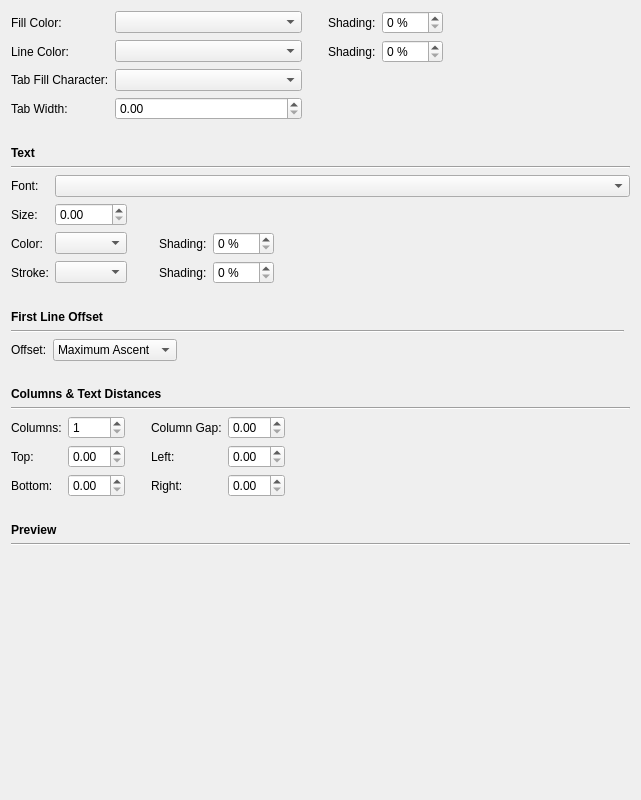
         <widget class="QWidget" name="scrollAreaWidgetContents">
          <property name="geometry">
           <rect>
            <x>0</x>
            <y>0</y>
            <width>641</width>
            <height>800</height>
           </rect>
          </property>
          <layout class="QGridLayout" name="gridLayout_5">
           <item row="11" column="0" colspan="3">
            <spacer name="verticalSpacer_3">
             <property name="orientation">
              <enum>Qt::Orientation::Vertical</enum>
             </property>
             <property name="sizeType">
              <enum>QSizePolicy::Policy::Fixed</enum>
             </property>
             <property name="sizeHint" stdset="0">
              <size>
               <width>20</width>
               <height>20</height>
              </size>
             </property>
            </spacer>
           </item>
           <item row="19" column="0" colspan="2">
            <spacer name="verticalSpacer">
             <property name="orientation">
              <enum>Qt::Orientation::Vertical</enum>
             </property>
             <property name="sizeType">
              <enum>QSizePolicy::Policy::Fixed</enum>
             </property>
             <property name="sizeHint" stdset="0">
              <size>
               <width>20</width>
               <height>20</height>
              </size>
             </property>
            </spacer>
           </item>
           <item row="8" column="0">
            <widget class="QLabel" name="label_19">
             <property name="font">
              <font>
               <bold>true</bold>
              </font>
             </property>
             <property name="text">
              <string>Text</string>
             </property>
            </widget>
           </item>
           <item row="2" column="1">
            <widget class="QLabel" name="label_43">
             <property name="text">
              <string/>
             </property>
            </widget>
           </item>
           <item row="1" column="1">
            <widget class="QLabel" name="label_42">
             <property name="text">
              <string/>
             </property>
            </widget>
           </item>
           <item row="18" column="0">
            <layout class="QGridLayout" name="gridLayout_3">
             <item row="2" column="4">
              <widget class="ScrSpinBox" name="rightTextDistanceSpinBox"/>
             </item>
             <item row="0" column="4">
              <widget class="ScrSpinBox" name="textColumnGapSpinBox"/>
             </item>
             <item row="0" column="1">
              <widget class="QSpinBox" name="textColumnsSpinBox">
               <property name="minimum">
                <number>1</number>
               </property>
              </widget>
             </item>
             <item row="1" column="1">
              <widget class="ScrSpinBox" name="topTextDistanceSpinBox"/>
             </item>
             <item row="1" column="0">
              <widget class="QLabel" name="TopLabel">
               <property name="text">
                <string>Top:</string>
               </property>
              </widget>
             </item>
             <item row="1" column="4">
              <widget class="ScrSpinBox" name="leftTextDistanceSpinBox"/>
             </item>
             <item row="2" column="0">
              <widget class="QLabel" name="BottomLabel">
               <property name="text">
                <string>Bottom:</string>
               </property>
              </widget>
             </item>
             <item row="1" column="3">
              <widget class="QLabel" name="LefLabel">
               <property name="text">
                <string>Left:</string>
               </property>
              </widget>
             </item>
             <item row="0" column="0">
              <widget class="QLabel" name="ColumnsLabel">
               <property name="text">
                <string>Columns:</string>
               </property>
              </widget>
             </item>
             <item row="0" column="3">
              <widget class="QLabel" name="ColumnGapLabel">
               <property name="text">
                <string>Column Gap:</string>
               </property>
              </widget>
             </item>
             <item row="2" column="1">
              <widget class="ScrSpinBox" name="bottomTextDistanceSpinBox"/>
             </item>
             <item row="2" column="3">
              <widget class="QLabel" name="RightLabel">
               <property name="text">
                <string>Right:</string>
               </property>
              </widget>
             </item>
             <item row="0" column="2" rowspan="3">
              <spacer name="horizontalSpacer_9">
               <property name="orientation">
                <enum>Qt::Orientation::Horizontal</enum>
               </property>
               <property name="sizeType">
                <enum>QSizePolicy::Policy::Fixed</enum>
               </property>
               <property name="sizeHint" stdset="0">
                <size>
                 <width>20</width>
                 <height>20</height>
                </size>
               </property>
              </spacer>
             </item>
            </layout>
           </item>
           <item row="22" column="0" colspan="3">
            <widget class="QLabel" name="textPreviewWidget">
             <property name="sizePolicy">
              <sizepolicy hsizetype="Expanding" vsizetype="Preferred">
               <horstretch>0</horstretch>
               <verstretch>0</verstretch>
              </sizepolicy>
             </property>
             <property name="minimumSize">
              <size>
               <width>400</width>
               <height>100</height>
              </size>
             </property>
             <property name="frameShape">
              <enum>QFrame::Shape::NoFrame</enum>
             </property>
             <property name="text">
              <string/>
             </property>
            </widget>
           </item>
           <item row="16" column="0">
            <widget class="QLabel" name="ColumnsAndTextDistances">
             <property name="font">
              <font>
               <bold>true</bold>
              </font>
             </property>
             <property name="text">
              <string>Columns &amp; Text Distances</string>
             </property>
            </widget>
           </item>
           <item row="10" column="0" colspan="3">
            <layout class="QGridLayout" name="gridLayout_4">
             <item row="3" column="3">
              <widget class="QLabel" name="textColorStrokeLabel">
               <property name="text">
                <string>Shading:</string>
               </property>
              </widget>
             </item>
             <item row="3" column="1">
              <widget class="ColorCombo" name="textStrokeColorComboBox"/>
             </item>
             <item row="3" column="4">
              <widget class="QSpinBox" name="textStrokeShadingSpinBox">
               <property name="suffix">
                <string> %</string>
               </property>
               <property name="maximum">
                <number>100</number>
               </property>
              </widget>
             </item>
             <item row="2" column="3">
              <widget class="QLabel" name="textColorShadingLabel">
               <property name="text">
                <string>Shading:</string>
               </property>
              </widget>
             </item>
             <item row="3" column="0">
              <widget class="QLabel" name="StrokeLabel">
               <property name="text">
                <string>Stroke:</string>
               </property>
              </widget>
             </item>
             <item row="2" column="4">
              <widget class="QSpinBox" name="textColorShadingSpinBox">
               <property name="suffix">
                <string> %</string>
               </property>
               <property name="maximum">
                <number>100</number>
               </property>
              </widget>
             </item>
             <item row="0" column="0">
              <widget class="QLabel" name="FontLabel">
               <property name="text">
                <string>Font:</string>
               </property>
              </widget>
             </item>
             <item row="1" column="1">
              <widget class="ScrSpinBox" name="textSizeSpinBox"/>
             </item>
             <item row="2" column="0">
              <widget class="QLabel" name="textColorLabel">
               <property name="text">
                <string>Color:</string>
               </property>
              </widget>
             </item>
             <item row="2" column="1">
              <widget class="ColorCombo" name="textColorComboBox"/>
             </item>
             <item row="1" column="0">
              <widget class="QLabel" name="SizeLabel">
               <property name="text">
                <string>Size:</string>
               </property>
              </widget>
             </item>
             <item row="2" column="2">
              <spacer name="horizontalSpacer_2">
               <property name="orientation">
                <enum>Qt::Orientation::Horizontal</enum>
               </property>
               <property name="sizeType">
                <enum>QSizePolicy::Policy::Fixed</enum>
               </property>
               <property name="sizeHint" stdset="0">
                <size>
                 <width>20</width>
                 <height>20</height>
                </size>
               </property>
              </spacer>
             </item>
             <item row="1" column="5" rowspan="3">
              <spacer name="horizontalSpacer">
               <property name="orientation">
                <enum>Qt::Orientation::Horizontal</enum>
               </property>
               <property name="sizeHint" stdset="0">
                <size>
                 <width>40</width>
                 <height>20</height>
                </size>
               </property>
              </spacer>
             </item>
             <item row="0" column="1" colspan="5">
              <widget class="FontCombo" name="textFontComboBox"/>
             </item>
            </layout>
           </item>
           <item row="7" column="0" colspan="2">
            <spacer name="verticalSpacer_2">
             <property name="orientation">
              <enum>Qt::Orientation::Vertical</enum>
             </property>
             <property name="sizeType">
              <enum>QSizePolicy::Policy::Fixed</enum>
             </property>
             <property name="sizeHint" stdset="0">
              <size>
               <width>20</width>
               <height>20</height>
              </size>
             </property>
            </spacer>
           </item>
           <item row="0" column="0" rowspan="3" colspan="3">
            <layout class="QGridLayout" name="gridLayout_2">
             <item row="1" column="0">
              <widget class="QLabel" name="textLineColorLabel">
               <property name="text">
                <string>Line Color:</string>
               </property>
              </widget>
             </item>
             <item row="3" column="1">
              <widget class="ScrSpinBox" name="textTabWidthSpinBox"/>
             </item>
             <item row="1" column="1">
              <widget class="ColorCombo" name="textFrameLineColorComboBox">
               <property name="sizePolicy">
                <sizepolicy hsizetype="MinimumExpanding" vsizetype="Fixed">
                 <horstretch>0</horstretch>
                 <verstretch>0</verstretch>
                </sizepolicy>
               </property>
              </widget>
             </item>
             <item row="2" column="0">
              <widget class="QLabel" name="TabFillCharacterLabel">
               <property name="text">
                <string>Tab Fill Character:</string>
               </property>
              </widget>
             </item>
             <item row="1" column="4">
              <widget class="QSpinBox" name="textFrameLineShadingSpinBox">
               <property name="suffix">
                <string> %</string>
               </property>
               <property name="maximum">
                <number>100</number>
               </property>
              </widget>
             </item>
             <item row="0" column="3">
              <widget class="QLabel" name="textFillColorShadingLabel">
               <property name="sizePolicy">
                <sizepolicy hsizetype="Preferred" vsizetype="Preferred">
                 <horstretch>0</horstretch>
                 <verstretch>0</verstretch>
                </sizepolicy>
               </property>
               <property name="text">
                <string>Shading:</string>
               </property>
              </widget>
             </item>
             <item row="0" column="1">
              <widget class="ColorCombo" name="textFrameFillColorComboBox">
               <property name="sizePolicy">
                <sizepolicy hsizetype="MinimumExpanding" vsizetype="Fixed">
                 <horstretch>0</horstretch>
                 <verstretch>0</verstretch>
                </sizepolicy>
               </property>
              </widget>
             </item>
             <item row="3" column="0">
              <widget class="QLabel" name="TabWidthLabel">
               <property name="text">
                <string>Tab Width:</string>
               </property>
              </widget>
             </item>
             <item row="1" column="3">
              <widget class="QLabel" name="textLineColorShadingLabel">
               <property name="sizePolicy">
                <sizepolicy hsizetype="Preferred" vsizetype="Preferred">
                 <horstretch>0</horstretch>
                 <verstretch>0</verstretch>
                </sizepolicy>
               </property>
               <property name="text">
                <string>Shading:</string>
               </property>
              </widget>
             </item>
             <item row="0" column="4">
              <widget class="QSpinBox" name="textFrameFillShadingSpinBox">
               <property name="suffix">
                <string> %</string>
               </property>
               <property name="maximum">
                <number>100</number>
               </property>
              </widget>
             </item>
             <item row="2" column="1">
              <widget class="QComboBox" name="textTabFillCharComboBox">
               <property name="sizePolicy">
                <sizepolicy hsizetype="MinimumExpanding" vsizetype="Fixed">
                 <horstretch>0</horstretch>
                 <verstretch>0</verstretch>
                </sizepolicy>
               </property>
              </widget>
             </item>
             <item row="0" column="0">
              <widget class="QLabel" name="textFillColorLabel">
               <property name="text">
                <string>Fill Color:</string>
               </property>
              </widget>
             </item>
             <item row="0" column="5">
              <spacer name="horizontalSpacer_13">
               <property name="orientation">
                <enum>Qt::Orientation::Horizontal</enum>
               </property>
               <property name="sizeHint" stdset="0">
                <size>
                 <width>40</width>
                 <height>20</height>
                </size>
               </property>
              </spacer>
             </item>
             <item row="0" column="2" rowspan="4">
              <spacer name="horizontalSpacer_8">
               <property name="orientation">
                <enum>Qt::Orientation::Horizontal</enum>
               </property>
               <property name="sizeType">
                <enum>QSizePolicy::Policy::Fixed</enum>
               </property>
               <property name="sizeHint" stdset="0">
                <size>
                 <width>20</width>
                 <height>20</height>
                </size>
               </property>
              </spacer>
             </item>
            </layout>
           </item>
           <item row="23" column="0">
            <spacer name="verticalSpacer_10">
             <property name="orientation">
              <enum>Qt::Orientation::Vertical</enum>
             </property>
             <property name="sizeHint" stdset="0">
              <size>
               <width>20</width>
               <height>40</height>
              </size>
             </property>
            </spacer>
           </item>
           <item row="20" column="0">
            <widget class="QLabel" name="label_11">
             <property name="font">
              <font>
               <bold>true</bold>
              </font>
             </property>
             <property name="text">
              <string>Preview</string>
             </property>
            </widget>
           </item>
           <item row="12" column="0">
            <widget class="QLabel" name="label_2">
             <property name="font">
              <font>
               <bold>true</bold>
              </font>
             </property>
             <property name="text">
              <string>First Line Offset</string>
             </property>
            </widget>
           </item>
           <item row="9" column="0" colspan="3">
            <widget class="Line" name="line_5">
             <property name="orientation">
              <enum>Qt::Orientation::Horizontal</enum>
             </property>
            </widget>
           </item>
           <item row="17" column="0" colspan="3">
            <widget class="Line" name="line_6">
             <property name="orientation">
              <enum>Qt::Orientation::Horizontal</enum>
             </property>
            </widget>
           </item>
           <item row="13" column="0" colspan="2">
            <widget class="Line" name="line_7">
             <property name="orientation">
              <enum>Qt::Orientation::Horizontal</enum>
             </property>
            </widget>
           </item>
           <item row="21" column="0" colspan="3">
            <widget class="Line" name="line_3">
             <property name="orientation">
              <enum>Qt::Orientation::Horizontal</enum>
             </property>
            </widget>
           </item>
           <item row="18" column="1">
            <spacer name="horizontalSpacer_15">
             <property name="orientation">
              <enum>Qt::Orientation::Horizontal</enum>
             </property>
             <property name="sizeHint" stdset="0">
              <size>
               <width>40</width>
               <height>20</height>
              </size>
             </property>
            </spacer>
           </item>
           <item row="15" column="0" colspan="2">
            <spacer name="verticalSpacer_13">
             <property name="orientation">
              <enum>Qt::Orientation::Vertical</enum>
             </property>
             <property name="sizeType">
              <enum>QSizePolicy::Policy::Fixed</enum>
             </property>
             <property name="sizeHint" stdset="0">
              <size>
               <width>20</width>
               <height>20</height>
              </size>
             </property>
            </spacer>
           </item>
           <item row="14" column="0" colspan="2">
            <layout class="QGridLayout" name="gridLayout_8">
             <item row="0" column="0">
              <widget class="QLabel" name="label_3">
               <property name="text">
                <string>Offset:</string>
               </property>
              </widget>
             </item>
             <item row="0" column="1">
              <widget class="QComboBox" name="firstLineOffsetComboBox">
               <item>
                <property name="text">
                 <string>Maximum Ascent</string>
                </property>
               </item>
               <item>
                <property name="text">
                 <string>Font Ascent</string>
                </property>
               </item>
               <item>
                <property name="text">
                 <string>Line Spacing</string>
                </property>
               </item>
               <item>
                <property name="text">
                 <string>Baseline Grid</string>
                </property>
               </item>
              </widget>
             </item>
             <item row="0" column="2">
              <spacer name="horizontalSpacer_19">
               <property name="orientation">
                <enum>Qt::Orientation::Horizontal</enum>
               </property>
               <property name="sizeHint" stdset="0">
                <size>
                 <width>40</width>
                 <height>20</height>
                </size>
               </property>
              </spacer>
             </item>
            </layout>
           </item>
          </layout>
         </widget>
